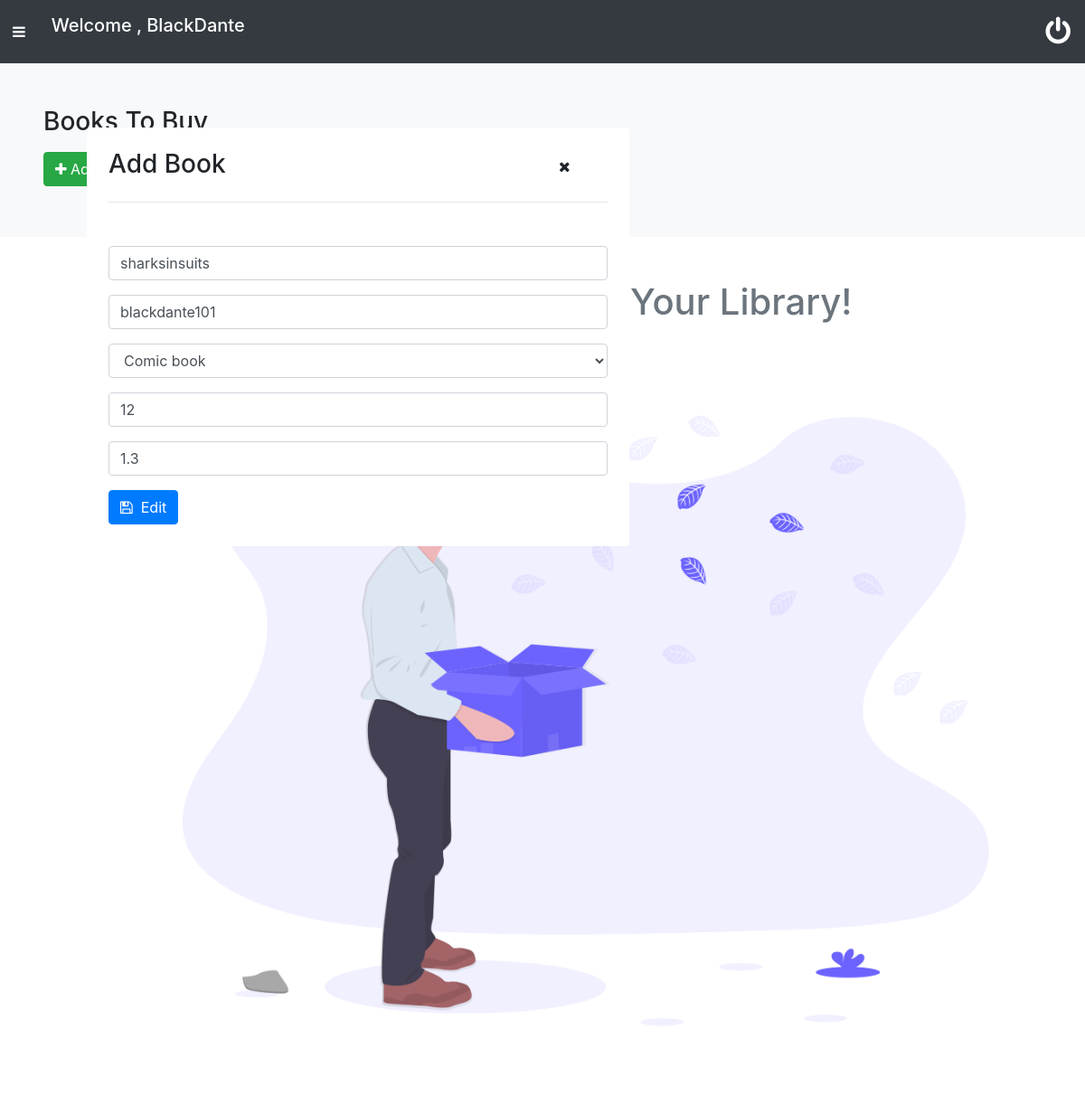
The page /home/books_to_buy/index.php?id=1 (signed in) on the database its author committed.
### tables this page shows
CREATE TABLE `books_to_buy` (
  `id` int(11) NOT NULL,
  `uname` varchar(20) NOT NULL,
  `book_name` varchar(50) NOT NULL,
  `author` varchar(50) NOT NULL,
  `category` varchar(100) NOT NULL,
  `pages` int(11) NOT NULL,
  `price` float NOT NULL
);

### home/books_to_buy/index.php (the view, shortened to what this page needs)
<?php
require('../../navigations/navbar.php');
include ('../../dbconnect/db.php');
?>
<div  class="container-fluid p-5 bg-light">
	<h3>Books To Buy</h3>
	<button onclick="display_input();" class="btn btn-success my-2"> <i class="fa fa-plus"></i> Add Book</button>
</div>
<?php
$sql ="SELECT * FROM books_to_buy WHERE uname='$name'";
$result=$con->query($sql);
if ($result->num_rows > 0) {
	echo "
<div  class='container'>
	<table  class='my-4 table table-striped table-responsive'>
			<th>Book Name</th>
			<th>Author</th>
			<th>Category</th>
			<th>Number Of Pages</th>
			<th>Price</th>
			<th></th>
			<th></th>
	";
	while ($row=$result->fetch_assoc()) {
	echo "
               <tr>
				<td>".$row['book_name']."</td>
				<td>".$row['author']."</td>
				<td>".$row['category']."</td>
				<td>".$row['pages']."</td>
				<td> GHc ".$row['price']."</td>
				<td>
					<form action='index.php' method='get'>
					<a href='index.php?id=".$row['id']."'  class='btn btn-primary'>Edit</a>
					</form>
					<a class='btn btn-danger' href='../../php_scripts/delete.php?id=".$row['id']."&fl=books_to_buy&type=books_to_buy''>Delete</a>
					<td>
				</td>
			</tr>";
}
}
else{
	echo "
<div  class='container-fluid  p-5'>
	<span class='text-center'>
		<h1 class='text-secondary'>There Are No Books In Your Library!</h1>
	</span>
		<img class='ml-5' src='../../img/empty.png' width='100%'>
	</div>
	";
}
?>
<?php
if (isset($_GET['id'])) {
	$id = $_GET['id'];
	$sql="SELECT * FROM books_to_buy WHERE id='$id'";
	$exec=$con->query($sql);
	while ($edit_info=$exec->fetch_assoc()) {
		echo "<div style='width:600px;z-index:2;position:fixed;top:10%;left:8%;display:block;'' id='book_add' class='container-fluid p-4 bg-white rounded my-3'>
  <div class='row'>
  	<div class='col-md-10'>
  		<h3>Add Book</h3>
  	</div>
	 <div class='col-md-2'>
	 	<button onclick='hide();'' class='btn'><i class='fa fa-times'></i></button>
	 </div>
  </div>
	 <hr class='p-3'>
	 <form action='../../php_scripts/edit.php' method='GET'>
		<div class='form-group'>
				<input type='text' value='".$edit_info['book_name']."' class='form-control' name='name' placeholder='Book Name'>
		</div>
		<div class='form-group'>
				<input type='text' value='".$edit_info['author']."' class='form-control' name='author' placeholder='Author'>
		</div>
		<div class='form-group'>
				<select class='form-control' name='cate'>
					<option> ".$edit_info['category']."</option>
		";
		 echo "</select>
		</div>
		<div class='form-group'>
				<input type='text' value='".$edit_info['pages']."' class='form-control' name='pages' placeholder='Number Of Pages'>
		</div>
		<div class='form-group'>
				<input type='text' value='".$edit_info['price']."' class='form-control' name='price' placeholder='Price'>
		</div>
		<div style='display:none;'>
		<input name='fl' type='text' value='books_to_buy' />
		<input name='id' type='text' value='".$edit_info['id']."' />
		<input name='type' type='text' value='books_to_buy' />
		</div>
		<button name='edit' class='btn btn-primary'><i class='fa fa-save'></i>&nbsp; Edit</button>
	</form>
</div>";
	}
}
 require('../../navigations/footer.php');
  ?>

### navigations/navbar.php (style rules this page uses)
#book_add { display: none; }

### rows shown on the page
books_to_buy: name "sharksinsuits", author "blackdante101", cate "Comic book", pages "12", price "1.3"

### other values the page prints
$name "BlackDante"
